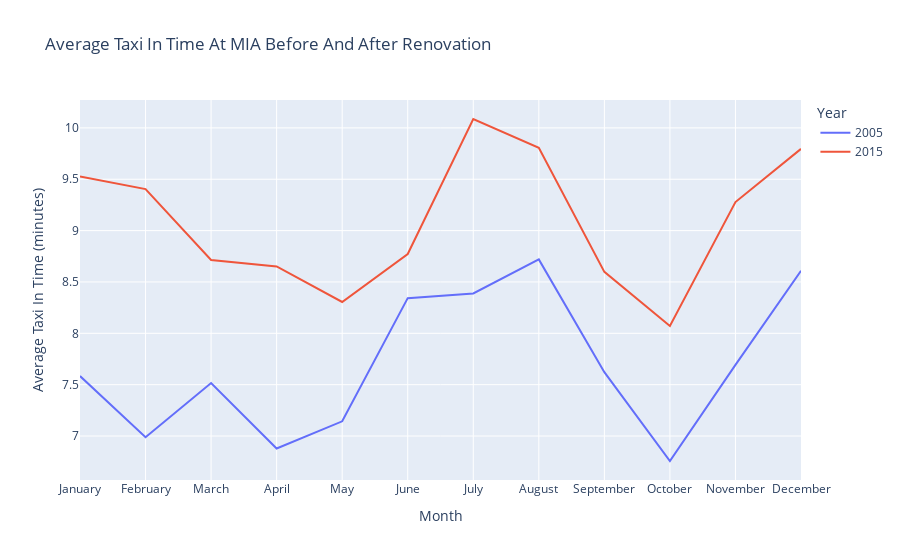

The notebook cell this image was saved under:
### Code cell
fig.show()

### Figure 1 — Plotly figure (JSON) as saved in the notebook; plotly's stock layout.template omitted (floating-point values rounded to 4 significant figures)
{"data": [{"hovertemplate": "Year=2005<br>Month=%{x}<br>Average Taxi In Time (minutes)=%{y}<extra></extra>", "legendgroup": "2005", "line": {"color": "#636efa", "dash": "solid"}, "mode": "lines", "name": "2005", "showlegend": true, "type": "scatter", "x": ["January", "February", "March", "April", "May", "June", "July", "August", "September", "October", "November", "December"], "xaxis": "x", "y": [7.584, 6.989, 7.516, 6.879, 7.143, 8.342, 8.388, 8.72, 7.622, 6.757, 7.693, 8.608], "yaxis": "y"}, {"hovertemplate": "Year=2015<br>Month=%{x}<br>Average Taxi In Time (minutes)=%{y}<extra></extra>", "legendgroup": "2015", "line": {"color": "#EF553B", "dash": "solid"}, "mode": "lines", "name": "2015", "showlegend": true, "type": "scatter", "x": ["January", "February", "March", "April", "May", "June", "July", "August", "September", "October", "November", "December"], "xaxis": "x", "y": [9.526, 9.405, 8.715, 8.651, 8.305, 8.772, 10.09, 9.807, 8.598, 8.072, 9.278, 9.795], "yaxis": "y"}], "layout": {"legend": {"title": {"text": "Year"}, "tracegroupgap": 0}, "title": {"text": "Average Taxi In Time At MIA Before And After Renovation"}, "xaxis": {"anchor": "y", "domain": [0, 1], "title": {"text": "Month"}}, "yaxis": {"anchor": "x", "domain": [0, 1], "title": {"text": "Average Taxi In Time (minutes)"}}}}
